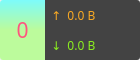
<?xml version="1.0" encoding="UTF-8"?>
<ui version="4.0">
 <class>Form</class>
 <widget class="QWidget" name="Form">
  <property name="geometry">
   <rect>
    <x>0</x>
    <y>0</y>
    <width>140</width>
    <height>60</height>
   </rect>
  </property>
  <property name="minimumSize">
   <size>
    <width>0</width>
    <height>0</height>
   </size>
  </property>
  <property name="maximumSize">
   <size>
    <width>140</width>
    <height>60</height>
   </size>
  </property>
  <property name="cursor">
   <cursorShape>PointingHandCursor</cursorShape>
  </property>
  <property name="windowTitle">
   <string>Speed Box</string>
  </property>
  <property name="windowIcon">
   <iconset resource="res.qrc">
    <normaloff>:/icons/icons/exe.ico</normaloff>:/icons/icons/exe.ico</iconset>
  </property>
  <property name="toolTip">
   <string>行動是治癒恐懼的良藥，而猶豫、拖延將不斷滋養恐懼</string>
  </property>
  <layout class="QHBoxLayout" name="horizontalLayout">
   <property name="spacing">
    <number>0</number>
   </property>
   <property name="leftMargin">
    <number>0</number>
   </property>
   <property name="topMargin">
    <number>0</number>
   </property>
   <property name="rightMargin">
    <number>0</number>
   </property>
   <property name="bottomMargin">
    <number>0</number>
   </property>
   <item>
    <widget class="QLabel" name="LabMemory">
     <property name="minimumSize">
      <size>
       <width>0</width>
       <height>0</height>
      </size>
     </property>
     <property name="maximumSize">
      <size>
       <width>45</width>
       <height>60</height>
      </size>
     </property>
     <property name="font">
      <font>
       <family>黑体</family>
       <pointsize>16</pointsize>
       <weight>50</weight>
       <italic>false</italic>
       <bold>false</bold>
      </font>
     </property>
     <property name="cursor">
      <cursorShape>PointingHandCursor</cursorShape>
     </property>
     <property name="autoFillBackground">
      <bool>false</bool>
     </property>
     <property name="styleSheet">
      <string notr="true">color: rgb(255, 85, 127);
border-top-left-radius: 3px;
border-bottom-left-radius: 3px;
background-color: qlineargradient(spread:pad, x1:0, y1:0, x2:0, y2:1, stop:0 rgba(85, 255, 255, 190), stop:0.5 rgba(85, 255, 255, 190), stop:0.5 rgba(170, 255, 127, 190), stop:1 rgba(170, 255, 127, 190));</string>
     </property>
     <property name="frameShape">
      <enum>QFrame::Box</enum>
     </property>
     <property name="text">
      <string>0</string>
     </property>
     <property name="textFormat">
      <enum>Qt::RichText</enum>
     </property>
     <property name="alignment">
      <set>Qt::AlignCenter</set>
     </property>
    </widget>
   </item>
   <item>
    <widget class="QFrame" name="frame">
     <property name="minimumSize">
      <size>
       <width>72</width>
       <height>40</height>
      </size>
     </property>
     <property name="maximumSize">
      <size>
       <width>16777215</width>
       <height>16777215</height>
      </size>
     </property>
     <property name="toolTip">
      <string/>
     </property>
     <property name="styleSheet">
      <string notr="true">border-bottom-right-radius: 3px;
border-top-right-radius: 3px;
background-color: rgba(8, 8, 8, 190);</string>
     </property>
     <property name="frameShape">
      <enum>QFrame::StyledPanel</enum>
     </property>
     <property name="frameShadow">
      <enum>QFrame::Raised</enum>
     </property>
     <layout class="QVBoxLayout" name="verticalLayout">
      <property name="spacing">
       <number>0</number>
      </property>
      <property name="leftMargin">
       <number>0</number>
      </property>
      <property name="topMargin">
       <number>0</number>
      </property>
      <property name="rightMargin">
       <number>0</number>
      </property>
      <property name="bottomMargin">
       <number>0</number>
      </property>
      <item>
       <widget class="QLabel" name="Labup">
        <property name="minimumSize">
         <size>
          <width>0</width>
          <height>0</height>
         </size>
        </property>
        <property name="maximumSize">
         <size>
          <width>16777215</width>
          <height>16777215</height>
         </size>
        </property>
        <property name="font">
         <font>
          <family>黑体</family>
          <pointsize>9</pointsize>
          <weight>50</weight>
          <italic>false</italic>
          <bold>false</bold>
         </font>
        </property>
        <property name="cursor">
         <cursorShape>PointingHandCursor</cursorShape>
        </property>
        <property name="layoutDirection">
         <enum>Qt::LeftToRight</enum>
        </property>
        <property name="styleSheet">
         <string notr="true">background-color: rgba(0, 0, 0, 0);
color: rgb(250,170,35);
border-top-right-radius: 5px;</string>
        </property>
        <property name="text">
         <string>  ↑  0.0 B</string>
        </property>
       </widget>
      </item>
      <item>
       <widget class="QLabel" name="Labdown">
        <property name="minimumSize">
         <size>
          <width>0</width>
          <height>0</height>
         </size>
        </property>
        <property name="maximumSize">
         <size>
          <width>16777215</width>
          <height>16777215</height>
         </size>
        </property>
        <property name="font">
         <font>
          <family>楷体</family>
          <pointsize>9</pointsize>
          <weight>50</weight>
          <italic>false</italic>
          <bold>false</bold>
         </font>
        </property>
        <property name="cursor">
         <cursorShape>PointingHandCursor</cursorShape>
        </property>
        <property name="styleSheet">
         <string notr="true">background-color: rgba(0, 0, 0, 0);
color: rgb(140, 240, 30);</string>
        </property>
        <property name="text">
         <string>  ↓  0.0 B</string>
        </property>
       </widget>
      </item>
     </layout>
    </widget>
   </item>
  </layout>
 </widget>
 <resources>
  <include location="res.qrc"/>
 </resources>
 <connections/>
</ui>
